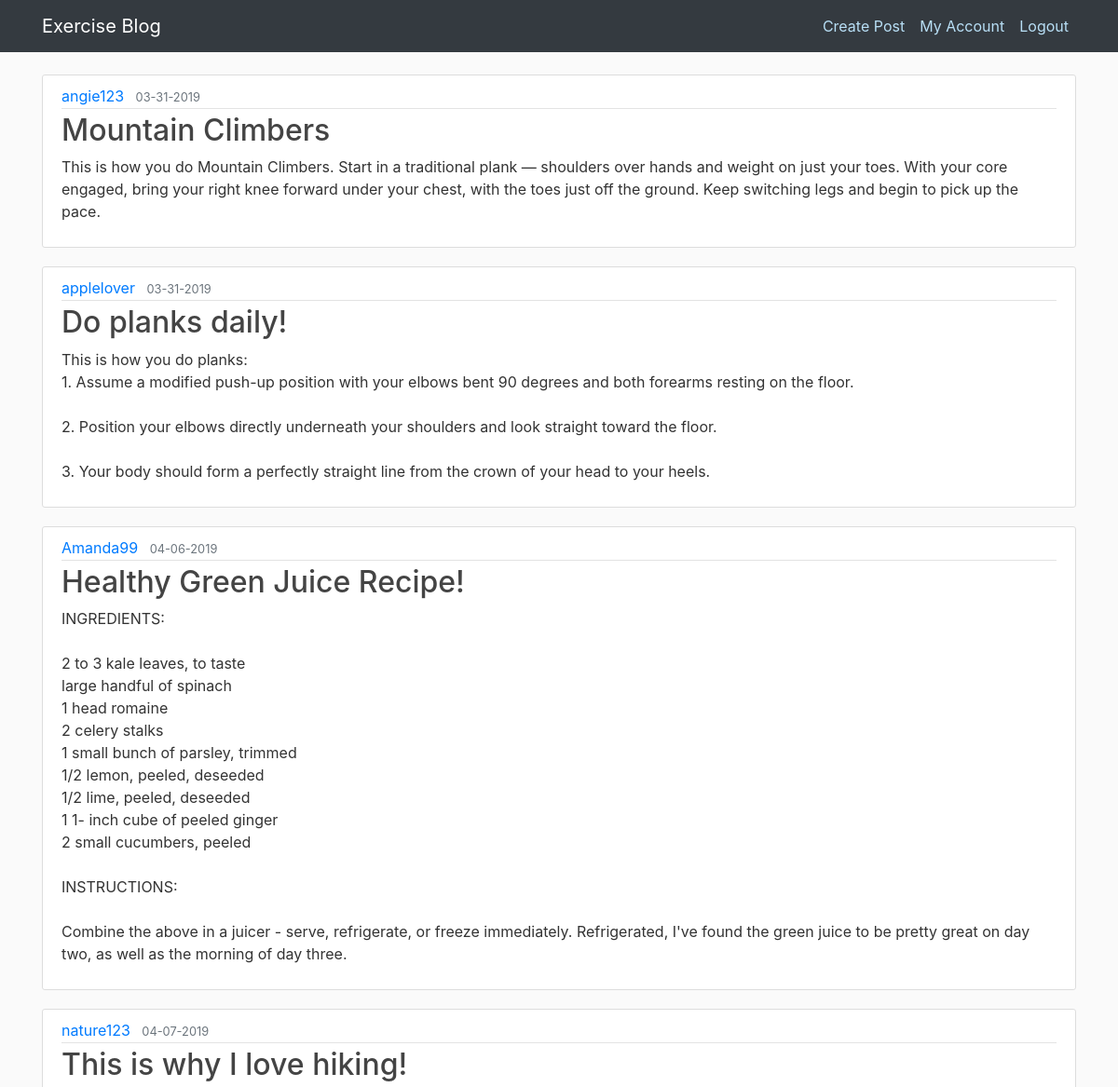
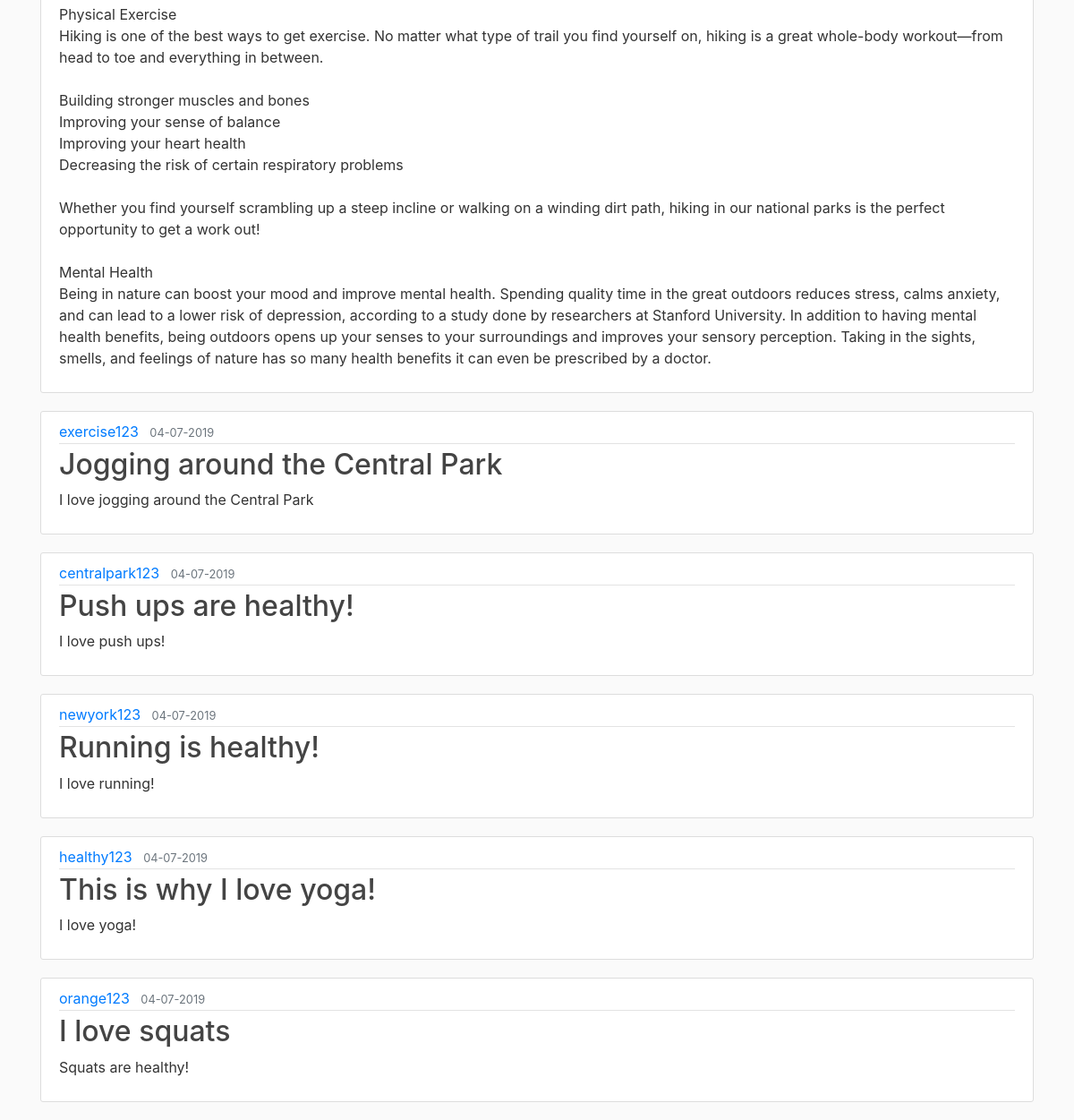
The app's page /home (signed in) with its own data (2 pictures, top to bottom).
### flaskblog/models.py (models this page shows, shortened)
class Post(db.Model):
    id = db.Column(db.Integer, primary_key=True)
    title = db.Column(db.String(100), nullable=False)
    date_posted = db.Column(db.DateTime, nullable=False, default=datetime.utcnow)
    content = db.Column(db.Text, nullable=False)
    user_id = db.Column(db.Integer, db.ForeignKey('user.id'), nullable=False)

class User(db.Model, UserMixin):
	id = db.Column(db.Integer, primary_key=True)
	username = db.Column(db.String(20), unique=True, nullable=False)
	email = db.Column(db.String(80), unique=True, nullable=False)
	password = db.Column(db.String(20), nullable=False)
	posts = db.relationship('Post', backref='author', lazy=True)

### flaskblog/routes.py (the view)
@app.route("/")
@app.route("/home")
def home():
	posts = Post.query.all()
	return render_template ('home.html', posts=posts)

### flaskblog/models.py (called while the page is built)
@login_manager.user_loader
def load_user(user_id):
	return User.query.get(int(user_id))

### flaskblog/templates/home.html
{% extends "layout.html" %}
{% block content %}
	{% for post in posts %}
	<article class="media content-section">
	  <div class="media-body">
	    <div class="article-metadata">
	      <a class="mr-2" href="#">{{ post.author.username }}</a>
	      <small class="text-muted">{{ post.date_posted.strftime('%m-%d-%Y') }}</small>
	    </div>
	    <h2><a class="article-title" href="#">{{ post.title }}</a></h2>
	    <p class="article-content">{{ post.content }}</p>
	  </div>
	</article>
	{% endfor %}
{% endblock content %}

### flaskblog/static/main.css (style rules this page uses)
body { background: #fafafa; color: #333333; margin-top: 5rem; }
h1, h2, h3, h4, h5, h6 { color: #444444; }
.content-section { background: #ffffff; padding: 10px 20px; border: 1px solid #dddddd; border-radius: 3px; margin-bottom: 20px; }
.article-title { color: #444444; }
.article-content { white-space: pre-line; }
.article-metadata { padding-bottom: 1px; margin-bottom: 4px; border-bottom: 1px solid #e3e3e3 }

### records on screen
Post: author.username "angie123", date_posted "03-31-2019", title "Mountain Climbers", content "This is how you do Mountain Climbers. Start in a traditional plank — shoulders over hands and weight on just your toes. With your core engaged, bring your right knee forward under your chest, with the toes just off the ground. Keep switching legs and begin to pick up the pace."
Post: author.username "applelover", date_posted "03-31-2019", title "Do planks daily!", content "This is how you do planks: 1. Assume a modified push-up position with your elbows bent 90 degrees and both forearms resting on the floor. 2. Position your elbows directly underneath your shoulders and look straight toward the floor. 3. Your body should form a perfectly straight line from the crown of your head to your heels."
Post: author.username "Amanda99", date_posted "04-06-2019", title "Healthy Green Juice Recipe!", content "INGREDIENTS: 2 to 3 kale leaves, to taste large handful of spinach 1 head romaine 2 celery stalks 1 small bunch of parsley, trimmed 1/2 lemon, peeled, deseeded 1/2 lime, peeled, deseeded 1 1- inch cube of peeled ginger 2 small cucumbers, peeled INSTRUCTIONS: Combine the above in a juicer - serve, refrigerate, or freeze immediately. Refrigerated, I've found the green juice to be pretty great on day two, as well as the morning of day three."
Post: author.username "nature123", date_posted "04-07-2019", title "This is why I love hiking!", content "Physical Exercise Hiking is one of the best ways to get exercise. No matter what type of trail you find yourself on, hiking is a great whole-body workout—from head to toe and everything in between. Building stronger muscles and bones Improving your sense of balance Improving your heart health Decreasing the risk of certain respiratory problems Whether you find yourself scrambling up a steep incline or walking on a winding dirt path, hiking in our national parks is the perfect opportunity to get a work out! Mental Health Being in nature can boost your mood and improve mental health. Spending quality time in the great outdoors reduces stress, calms anxiety, and can lead to a lower risk of…"
Post: author.username "exercise123", date_posted "04-07-2019", title "Jogging around the Central Park", content "I love jogging around the Central Park"
Post: author.username "centralpark123", date_posted "04-07-2019", title "Push ups are healthy!", content "I love push ups!"
Post: author.username "newyork123", date_posted "04-07-2019", title "Running is healthy!", content "I love running!"
Post: author.username "healthy123", date_posted "04-07-2019", title "This is why I love yoga!", content "I love yoga!"
Post: author.username "orange123", date_posted "04-07-2019", title "I love squats", content "Squats are healthy!"
